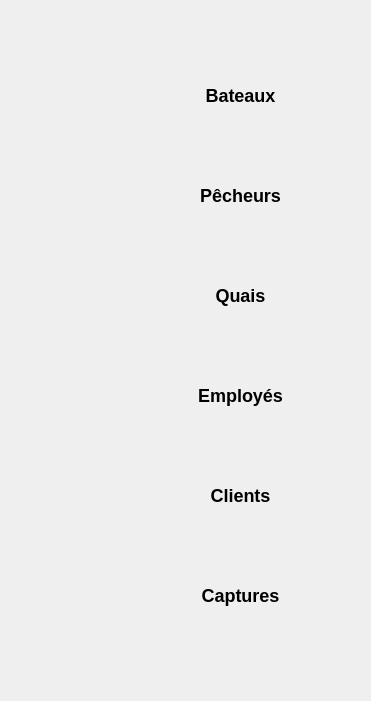
     <widget class="QFrame" name="frame_12">
      <property name="geometry">
       <rect>
        <x>-160</x>
        <y>70</y>
        <width>371</width>
        <height>701</height>
       </rect>
      </property>
      <property name="styleSheet">
       <string notr="true">border-radius:185px;
font-weight:600;
font-size:18px</string>
      </property>
      <property name="frameShape">
       <enum>QFrame::Shape::StyledPanel</enum>
      </property>
      <property name="frameShadow">
       <enum>QFrame::Shadow::Raised</enum>
      </property>
      <widget class="QPushButton" name="pushButton_3b_45">
       <property name="geometry">
        <rect>
         <x>170</x>
         <y>70</y>
         <width>141</width>
         <height>51</height>
        </rect>
       </property>
       <property name="text">
        <string>Bateaux</string>
       </property>
      </widget>
      <widget class="QPushButton" name="pushButton_3b_46">
       <property name="geometry">
        <rect>
         <x>170</x>
         <y>170</y>
         <width>141</width>
         <height>51</height>
        </rect>
       </property>
       <property name="text">
        <string>Pêcheurs</string>
       </property>
      </widget>
      <widget class="QPushButton" name="pushButton_3b_47">
       <property name="geometry">
        <rect>
         <x>170</x>
         <y>270</y>
         <width>141</width>
         <height>51</height>
        </rect>
       </property>
       <property name="text">
        <string>Quais</string>
       </property>
      </widget>
      <widget class="QPushButton" name="pushButton_3b_48">
       <property name="geometry">
        <rect>
         <x>170</x>
         <y>370</y>
         <width>141</width>
         <height>51</height>
        </rect>
       </property>
       <property name="text">
        <string>Employés</string>
       </property>
      </widget>
      <widget class="QPushButton" name="pushButton_3b_49">
       <property name="geometry">
        <rect>
         <x>170</x>
         <y>470</y>
         <width>141</width>
         <height>51</height>
        </rect>
       </property>
       <property name="text">
        <string>Clients</string>
       </property>
      </widget>
      <widget class="QPushButton" name="pushButton_3b_50">
       <property name="geometry">
        <rect>
         <x>170</x>
         <y>570</y>
         <width>141</width>
         <height>51</height>
        </rect>
       </property>
       <property name="text">
        <string>Captures</string>
       </property>
      </widget>
     </widget>
